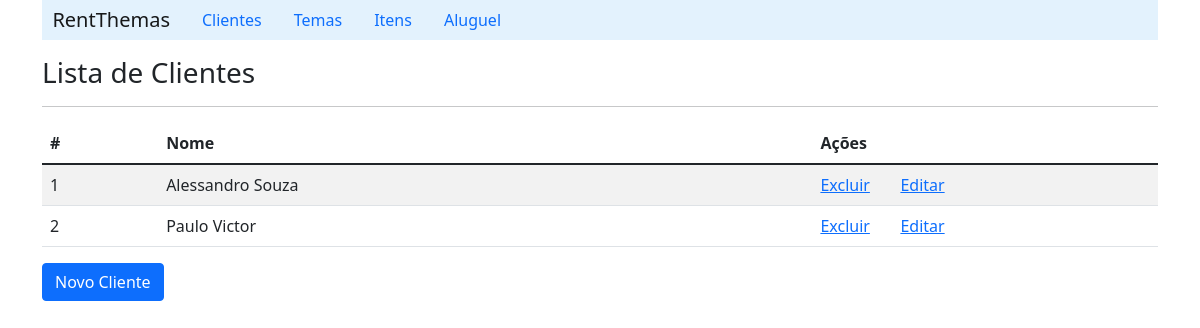
/listClient/, run on an earlier commit of the app's database.
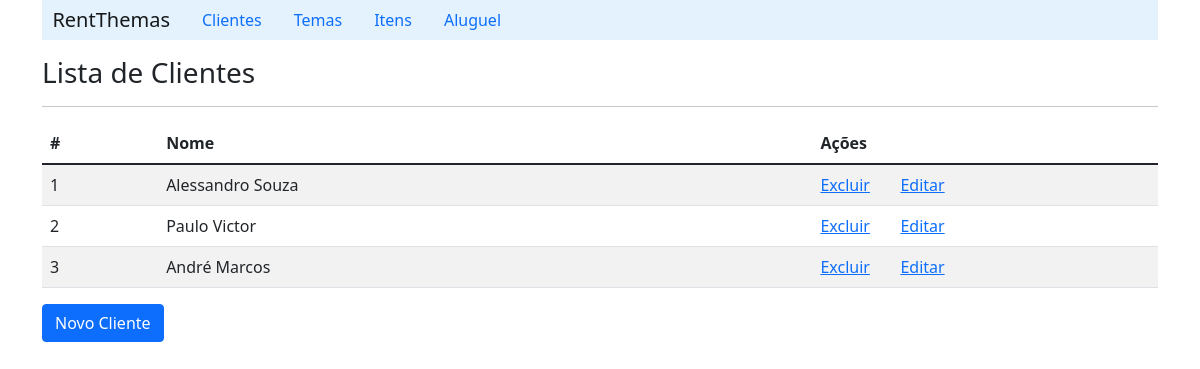
And on a later commit of the database.
### rent/models.py (models this page shows, shortened)
class Client(models.Model):
    name = models.CharField(max_length=60, blank=False)
    email = models.CharField(max_length=60, blank=True)

### rent/views.py (the view)
# urls.py: path('listClient/', ClientViews.listClient),
    def listClient(request):
        clients_list = Client.objects.all()
        context = {'clients_list': clients_list}
        return render(request, 'client/listClient.html', context)

### rent/templates/client/listClient.html (shortened to what this page needs)
{% extends "index.html" %}
    {% block content %}
        <h3>Lista de Clientes</h3>
        <hr>
        <table class="table table-striped">
            {% if clients_list %}
                <thead>
                    <tr>
                        <th scope="col">#</th>
                        <th scope="col">Nome</th>
                        <th scope="col">Ações</th>
                        <th scope="col"></th>
                    </tr>
                </thead>
                {% for client in clients_list%}
                    <tr>
                        <td>{{client.id}}</td>
                        <td>{{client.name}}</td>
                        <td width='80'><a href="/deleteClient/{{client.id}}">Excluir</a></td>
                        <td><a href="/detailClient/{{client.id}}">Editar</a></td>
                    </tr>
                {% endfor %}
            {% else %}
                <p>Nenhum cliente cadastrado!!</p>
            {%endif%}
        </table>
        <a  class="btn btn-primary" href="/formClient">Novo Cliente</a>
    {% endblock %}

What changed in the data, as far as the page shows it:
added Client: id "3", name "André Marcos"
